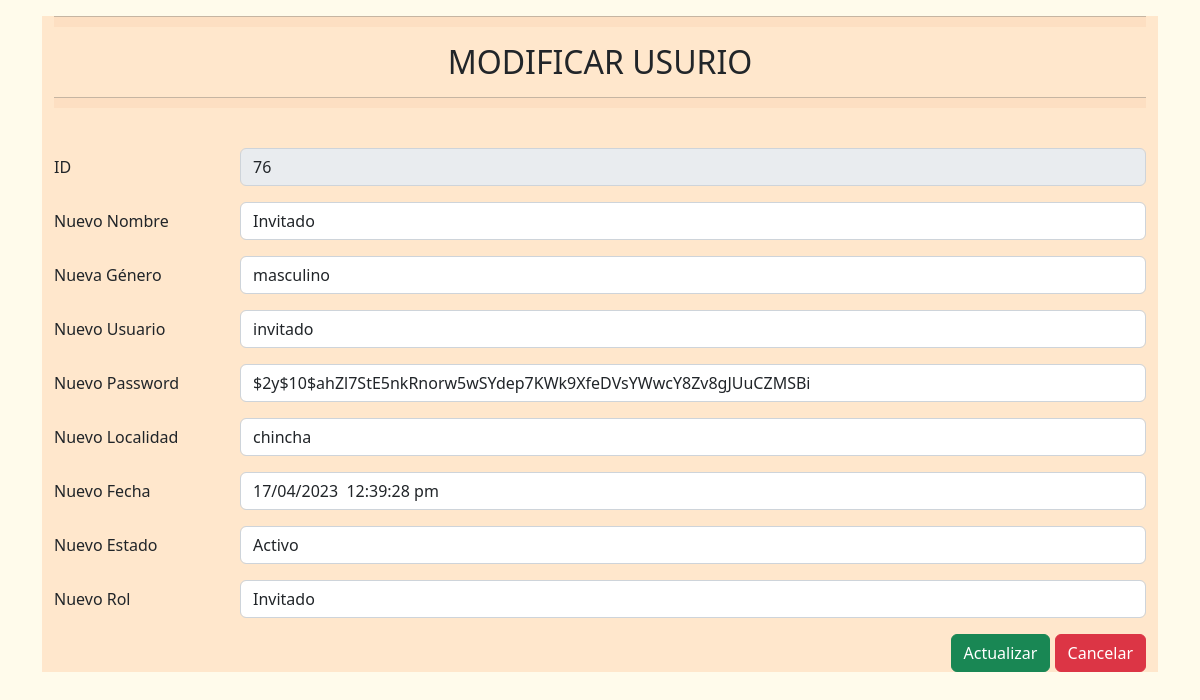
The page /vista/usuario/edit.php?id_usuario=76 on the database its author committed.
### tables this page shows
CREATE TABLE `tb_usuario` (
  `id_usuario` int(11) NOT NULL,
  `apellidos_nombre` varchar(100) NOT NULL,
  `genero_usuario` varchar(20) NOT NULL,
  `usuario` varchar(100) NOT NULL,
  `password` varchar(100) NOT NULL,
  `localidad_usuario` varchar(100) NOT NULL,
  `fecha_creausuario` varchar(50) NOT NULL,
  `estado_usuario` varchar(20) NOT NULL,
  `rol_usuario` varchar(20) NOT NULL
);

### conection/conection.php (called while the page is built)
<?php
    class db{
        private $host= "localhost";
        private $dbname="db_casagrauhotel";
        private $user="root";
        private $password="123";
        public function conexion(){
            try{
                $PDO = new PDO("mysql:host=".$this->host.";dbname=".$this->dbname,$this->user,$this->password);
                return $PDO;
            }catch(PDOException $e){
                return $e->getMessage();
            }
        }
    }
?>

### control/usuariocontrol.php (called while the page is built, shortened)
<?php
    class userControl{
        private $model;
        public function __construct()
        {
            require_once("c://xampp/htdocs/casagrau/model/usuariomodel.php");
            $this->model = new userModel();
        }
        public function show($id_usuario){
            return ($this->model->show($id_usuario) != false) ? $this->model->show($id_usuario) : header("Location:usuario.php");
        }
    }
?>

### model/usuariomodel.php (called while the page is built, shortened)
<?php
    class userModel{
        private $PDO;
        public function __construct()
        {
            require_once("c://xampp/htdocs/casagrau/conection/conection.php");
            $con = new db();
            $this->PDO = $con->conexion();
        }
        public function show($id_usuario){
            $stament = $this->PDO->prepare("SELECT * FROM tb_usuario where id_usuario = :id limit 1");
            $stament->bindParam(":id",$id_usuario);
            return ($stament->execute()) ? $stament->fetch() : false ;
        }
    }
?>

### vista/usuario/edit.php (the view, shortened to what this page needs)
<?php
    require_once("C://xampp/htdocs/casagrau/control/usuariocontrol.php");
    $obj = new userControl();
    $user = $obj->show($_GET['id_usuario']);
?>
<!doctype html>
<html lang="en">
  <head>
    <?php    require_once("C://xampp/htdocs/casagrau/vista/head/head.php"); ?>
</head>
  <body style="background-color: #FFFBEB;">
    <div class="container">
    <div class="container-fluid" style="background-color: #FFE7CC;">
    <div style="text-align: center;">
    <hr style="height:10px;background:#F8CBA6">
    <h2>MODIFICAR USURIO</h2>
    <hr style="height:10px;background:#F8CBA6">
  </div></br>
  <form action="update.php" method="post" autocomplete="off">
    <div class="mb-3 row">
        <label class="col-sm-2 col-form-label">ID</label>
        <div class="col-sm-10">
            <input type="label" name="id_usuario" class="form-control" id="id_usuario" value="<?= $user[0]?>" disabled>
        </div>
    </div>
    <div class="mb-3 row">
        <label class="col-sm-2 col-form-label">Nuevo Nombre</label>
        <div class="col-sm-10">
            <input type="text" name="apellidos_nombre" class="form-control" id="apellidos_nombre" value="<?= $user[1]?>">
        </div>
    </div>
    <div class="mb-3 row">
        <label  class="col-sm-2 col-form-label">Nueva Género</label>
        <div class="col-sm-10">
        <input type="text" name="genero_usuario" class="form-control" id="genero_usuario" data-toggle="tooltip" data-placement="bottom" title="MASCULINO / FEMENINO" value="<?= $user[2]?>">
        </div>
    </div>
    <div class="mb-3 row">
        <label class="col-sm-2 col-form-label">Nuevo Usuario</label>
        <div class="col-sm-10">
            <input type="text" name="usuario" class="form-control" id="usuario" value="<?= $user[3]?>">
        </div>
    </div>
    <div class="mb-3 row">
        <label class="col-sm-2 col-form-label">Nuevo Password</label>
        <div class="col-sm-10">
            <input type="text" name="password" class="form-control" id="password" value="<?= $user[4]?>">
        </div>
    </div>
    <div class="mb-3 row">
        <label class="col-sm-2 col-form-label">Nuevo Localidad</label>
        <div class="col-sm-10">
            <input type="text" name="localidad_usuario" class="form-control" id="localidad_usuario" value="<?= $user[5]?>">
        </div>
    </div>
    <div class="mb-3 row">
        <label class="col-sm-2 col-form-label">Nuevo Fecha</label>
        <div class="col-sm-10">
            <input type="text" name="fecha_creausuario" class="form-control" id="fecha_creausuario" value="<?= $user[6]?>">
        </div>
    </div>
    <div class="mb-3 row">
        <label  class="col-sm-2 col-form-label">Nuevo Estado</label>
        <div class="col-sm-10">
            <input type="text" name="estado_usuario" class="form-control" id="estado_usuario" data-toggle="tooltip" data-placement="bottom" title="ACTIVO / INACTIVO" value="<?= $user[7]?>">
        </div>
    </div>
    <div class="mb-3 row">
        <label class="col-sm-2 col-form-label">Nuevo Rol</label>
        <div class="col-sm-10">
            <input type="text" name="rol_usuario" class="form-control" id="rol_usuario" data-toggle="tooltip" data-placement="bottom" title="ADMIN / INVITADO" value="<?= $user[8]?>">
        </div>
    </div>
    <div style="text-align: right;">
        <input type="submit" class="btn btn-success" value="Actualizar">
        <a class="btn btn-danger" href="show.php?id=<?= $user[0]?>">Cancelar</a>
    </div>
  </form>
  </div>
  </body>

### rows shown on the page
tb_usuario: id_usuario "76", apellidos_nombre "Invitado", genero_usuario "masculino", usuario "invitado", password "$2y$10$ahZl7StE5nkRnorw5wSYdep7KWk9XfeDVsYWwcY8Zv8gJUuCZMSBi", localidad_usuario "chincha", fecha_creausuario "17/04/2023 12:39:28 pm", estado_usuario "Activo", rol_usuario "Invitado"
